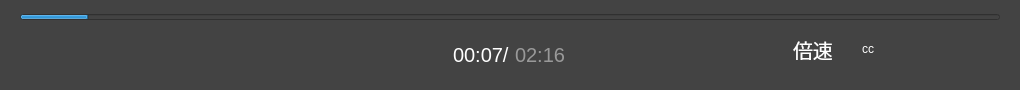
<?xml version="1.0" encoding="UTF-8"?>
<ui version="4.0">
 <class>PlayerTool</class>
 <widget class="QWidget" name="PlayerTool">
  <property name="geometry">
   <rect>
    <x>0</x>
    <y>0</y>
    <width>1020</width>
    <height>90</height>
   </rect>
  </property>
  <property name="minimumSize">
   <size>
    <width>1020</width>
    <height>90</height>
   </size>
  </property>
  <property name="maximumSize">
   <size>
    <width>1020</width>
    <height>90</height>
   </size>
  </property>
  <property name="windowTitle">
   <string>Form</string>
  </property>
  <property name="styleSheet">
   <string notr="true">background-color: rgba(67, 67, 67, 1);</string>
  </property>
  <widget class="QProgressBar" name="progressBar">
   <property name="geometry">
    <rect>
     <x>20</x>
     <y>14</y>
     <width>980</width>
     <height>6</height>
    </rect>
   </property>
   <property name="styleSheet">
    <string notr="true">color: rgba(201, 201, 201, 1);</string>
   </property>
   <property name="value">
    <number>7</number>
   </property>
   <property name="textVisible">
    <bool>false</bool>
   </property>
  </widget>
  <widget class="PictureBox" name="icon_play" native="true">
   <property name="geometry">
    <rect>
     <x>20</x>
     <y>40</y>
     <width>32</width>
     <height>32</height>
    </rect>
   </property>
  </widget>
  <widget class="PictureBox" name="icon_backward" native="true">
   <property name="geometry">
    <rect>
     <x>80</x>
     <y>40</y>
     <width>32</width>
     <height>32</height>
    </rect>
   </property>
  </widget>
  <widget class="PictureBox" name="icon_forward" native="true">
   <property name="geometry">
    <rect>
     <x>134</x>
     <y>40</y>
     <width>32</width>
     <height>32</height>
    </rect>
   </property>
  </widget>
  <widget class="PictureBox" name="icon_sound" native="true">
   <property name="geometry">
    <rect>
     <x>188</x>
     <y>40</y>
     <width>32</width>
     <height>32</height>
    </rect>
   </property>
  </widget>
  <widget class="QLabel" name="time">
   <property name="geometry">
    <rect>
     <x>453</x>
     <y>45</y>
     <width>71</width>
     <height>20</height>
    </rect>
   </property>
   <property name="font">
    <font>
     <pointsize>15</pointsize>
    </font>
   </property>
   <property name="styleSheet">
    <string notr="true">color:white</string>
   </property>
   <property name="text">
    <string>00:07/</string>
   </property>
  </widget>
  <widget class="QLabel" name="speed">
   <property name="geometry">
    <rect>
     <x>793</x>
     <y>40</y>
     <width>39</width>
     <height>20</height>
    </rect>
   </property>
   <property name="font">
    <font>
     <pointsize>15</pointsize>
    </font>
   </property>
   <property name="styleSheet">
    <string notr="true">color:white</string>
   </property>
   <property name="text">
    <string>倍速</string>
   </property>
  </widget>
  <widget class="PictureBox" name="icon_setting" native="true">
   <property name="geometry">
    <rect>
     <x>914</x>
     <y>40</y>
     <width>32</width>
     <height>32</height>
    </rect>
   </property>
  </widget>
  <widget class="PictureBox" name="icon_fullscreen" native="true">
   <property name="geometry">
    <rect>
     <x>968</x>
     <y>40</y>
     <width>32</width>
     <height>32</height>
    </rect>
   </property>
  </widget>
  <widget class="QLabel" name="subtitle">
   <property name="geometry">
    <rect>
     <x>862</x>
     <y>40</y>
     <width>22</width>
     <height>18</height>
    </rect>
   </property>
   <property name="styleSheet">
    <string notr="true">color:white</string>
   </property>
   <property name="frameShape">
    <enum>QFrame::NoFrame</enum>
   </property>
   <property name="text">
    <string>cc</string>
   </property>
  </widget>
  <widget class="QLabel" name="duration">
   <property name="geometry">
    <rect>
     <x>515</x>
     <y>45</y>
     <width>71</width>
     <height>20</height>
    </rect>
   </property>
   <property name="font">
    <font>
     <pointsize>15</pointsize>
    </font>
   </property>
   <property name="styleSheet">
    <string notr="true">color:rgba(153, 153, 153, 1)</string>
   </property>
   <property name="text">
    <string>02:16</string>
   </property>
  </widget>
 </widget>
 <customwidgets>
  <customwidget>
   <class>PictureBox</class>
   <extends>QWidget</extends>
   <header location="global">picturebox.h</header>
   <container>1</container>
  </customwidget>
 </customwidgets>
 <resources/>
 <connections/>
</ui>
